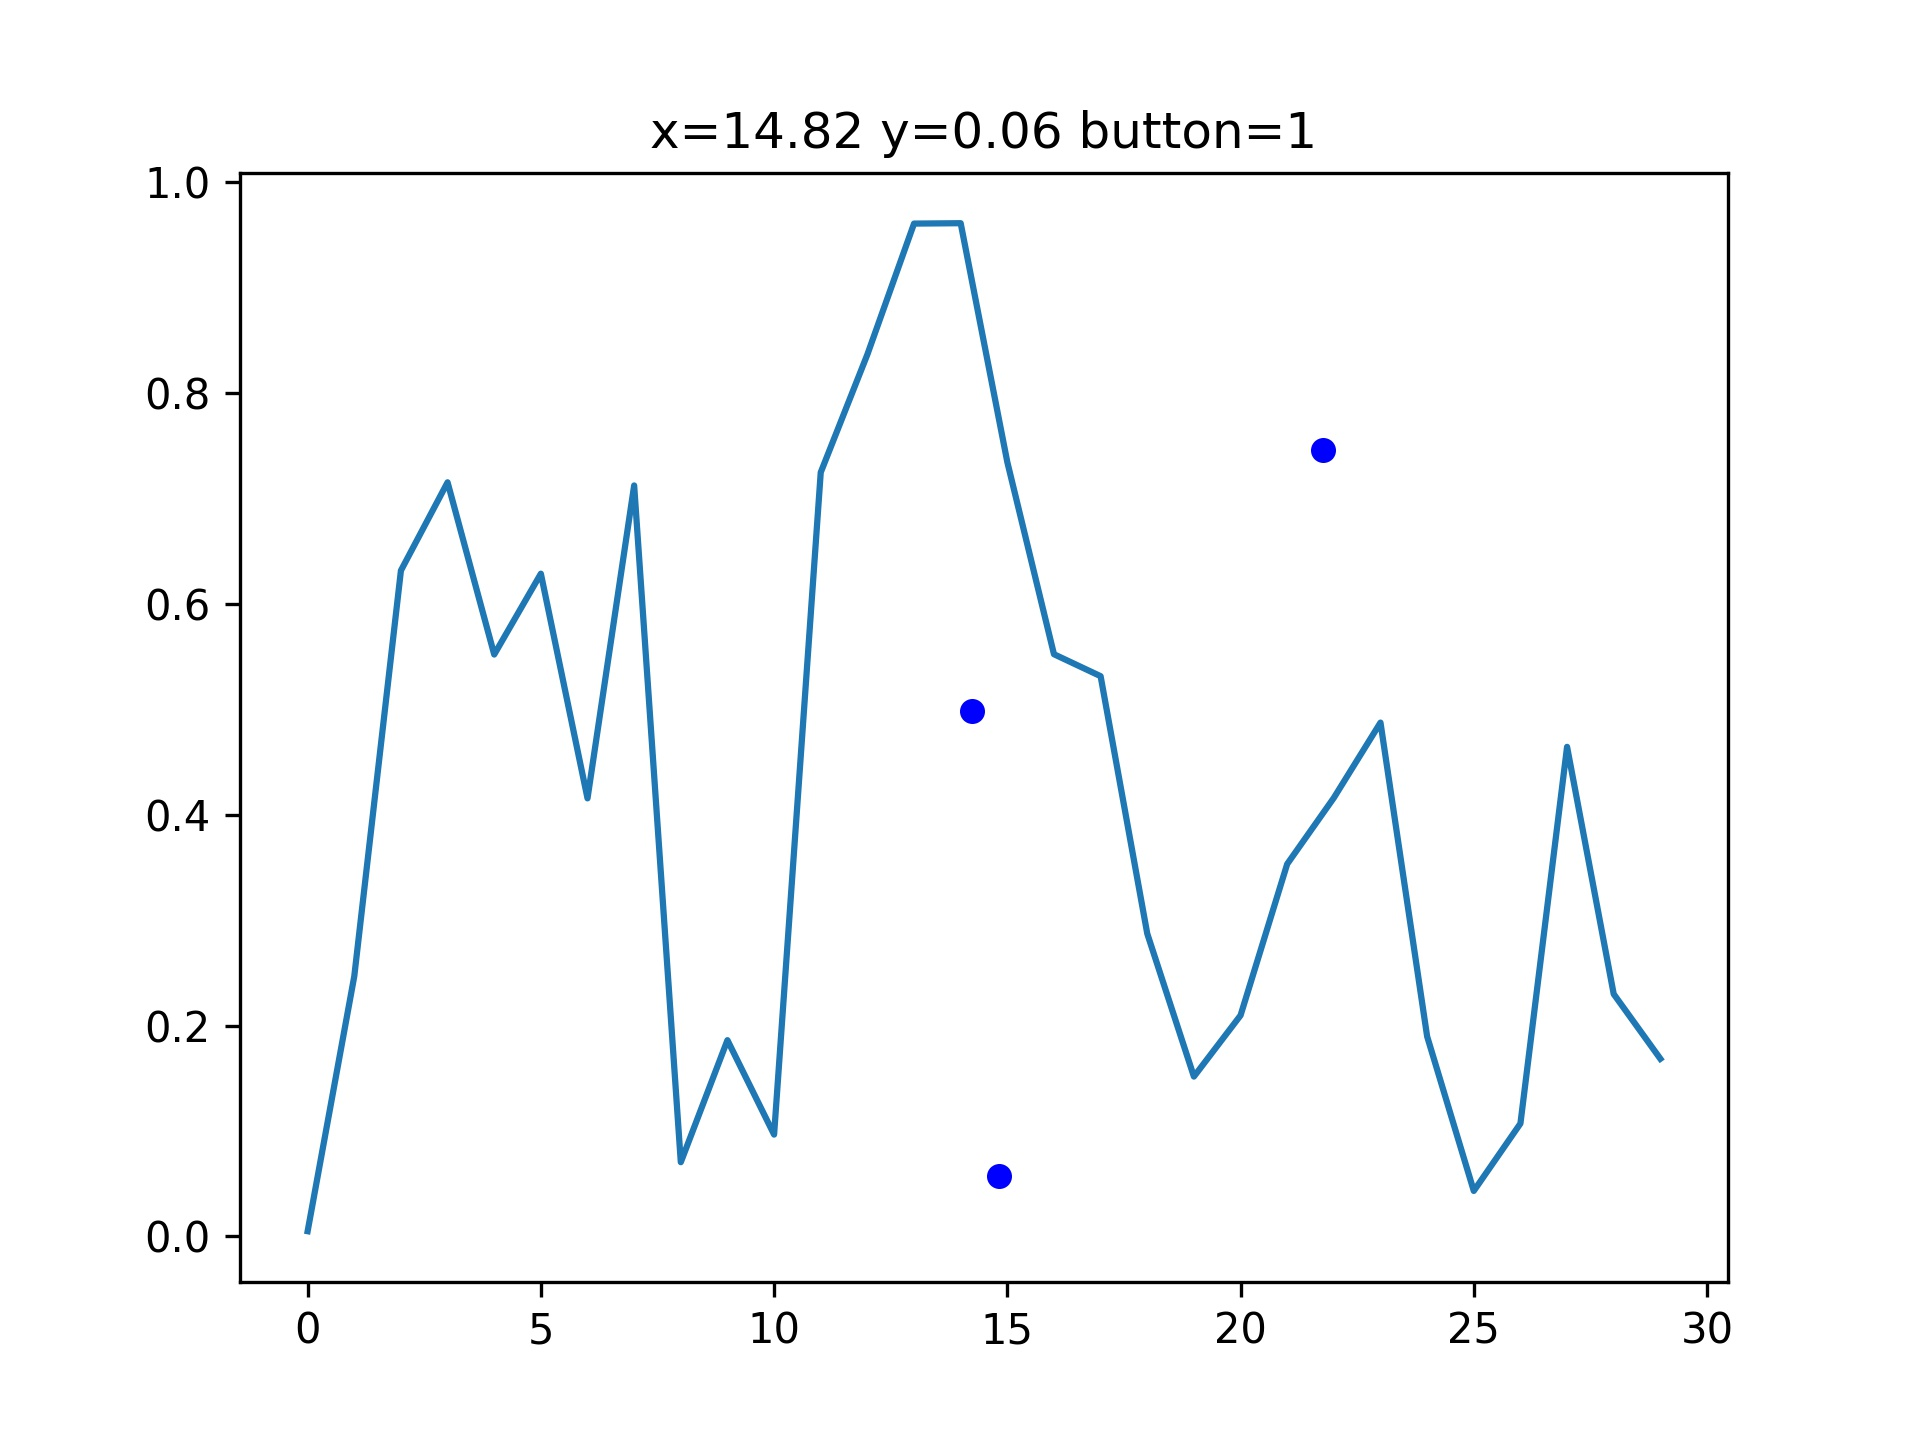

This figure's Python source:
# _*_ coding: utf-8 _*_

import matplotlib.pyplot as plt
import numpy as np

fig=plt.figure()

ax=fig.add_subplot(111)
ax.plot(np.random.rand(30))
ax.set_title('Click somewhere')

def onclick(event):
    ax.set_title('x={0:1.2f} y={1:1.2f} button={2}'.format(event.xdata,event.ydata,event.button))
    colors='rbg'
    print('button={0} (dblclick={2}).making a {1} dot'.format(event.button, colors[event.button],event.dblclick))
    ms=5 #marker size
    if event.dblclick: # make marker bigger
        ms=10
    ax.plot([event.xdata],[event.ydata],'o',color=colors[event.button],ms=ms)
    ax.figure.canvas.draw()
    plt.savefig('53.jpg',dpi=300)

cid=fig.canvas.mpl_connect('button_press_event',onclick)
plt.show()
